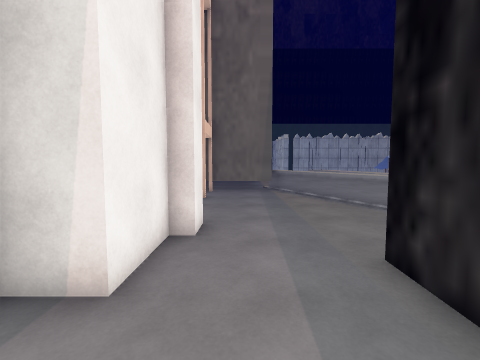
View 1 (above)

19 first-person views from a walk through a 3-D level made in the Unity game engine. The camera is 1.5 m above the floor, tilts 4° down and sees 90° across. The floor is counted in squares, 1 m on a side. Each view is taken from the middle of a square. On the plan, view 1 faces up. The plan holds only what a view shows up to about 13 squares ahead; the rest is blank. The place goes on beyond the plan. The player character is not drawn. Some surface patterns are stand-ins.

View 2
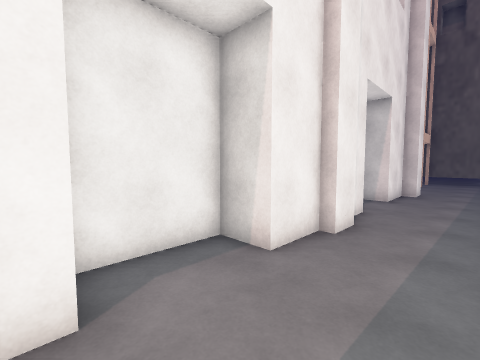

View 3
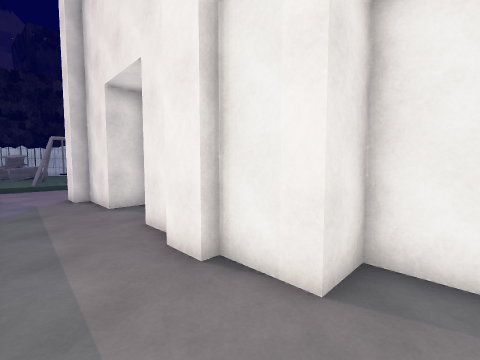

View 4
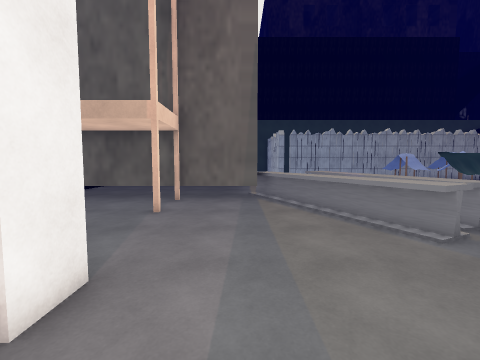

View 5
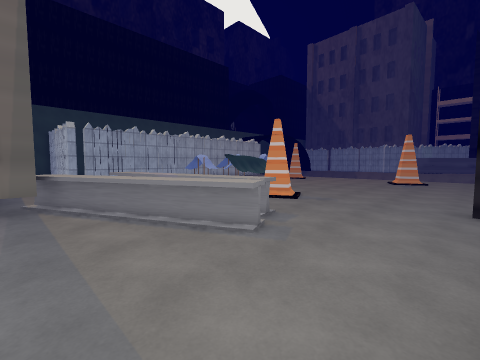

View 6
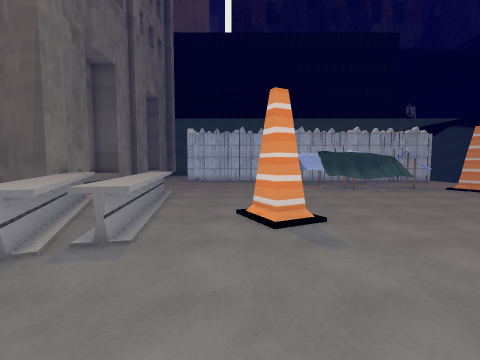

View 7
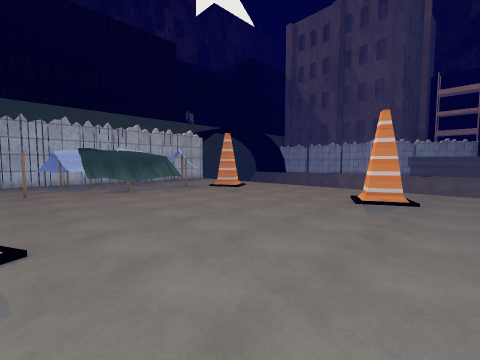

View 8
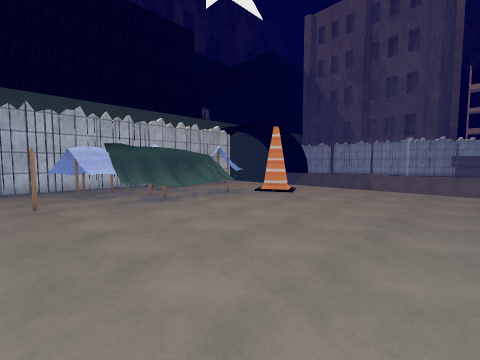

View 9
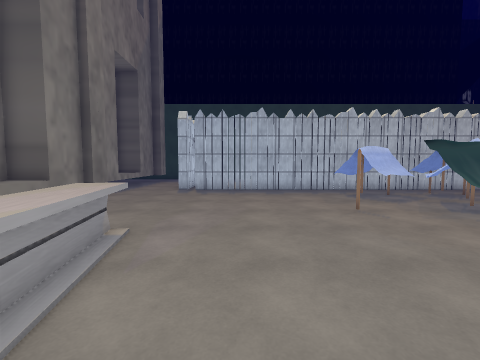

View 10
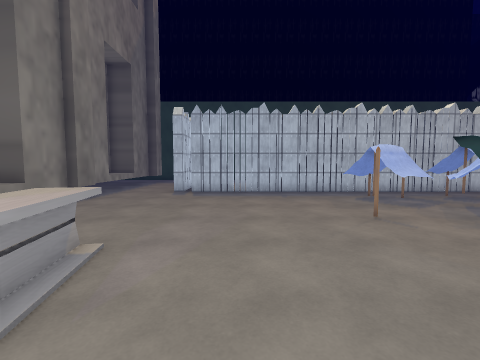

View 11
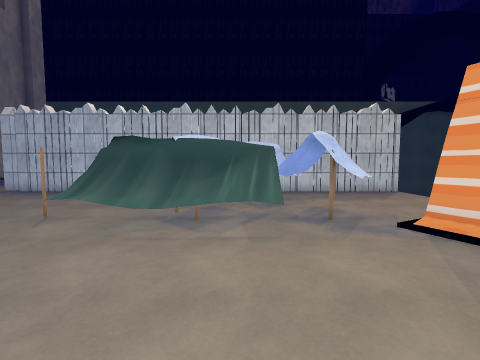

View 12
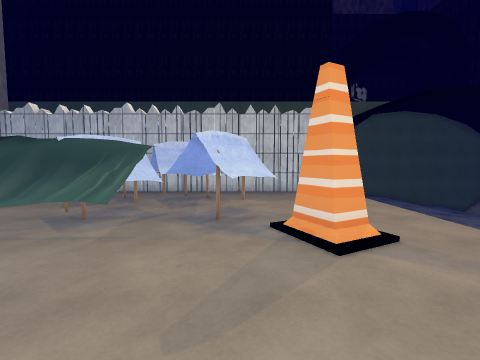

View 13
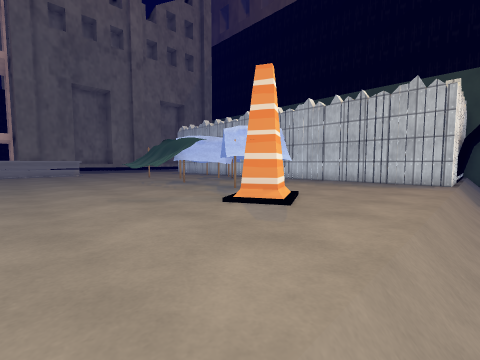

View 14
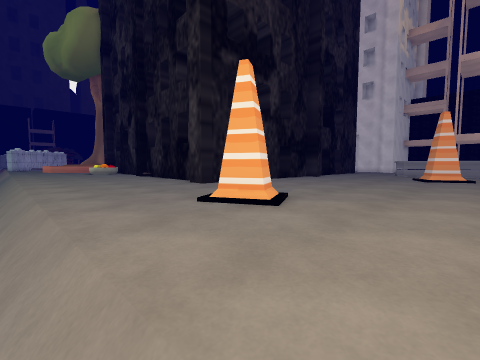

View 15
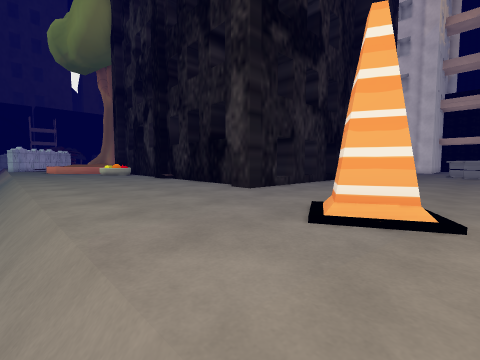

View 16
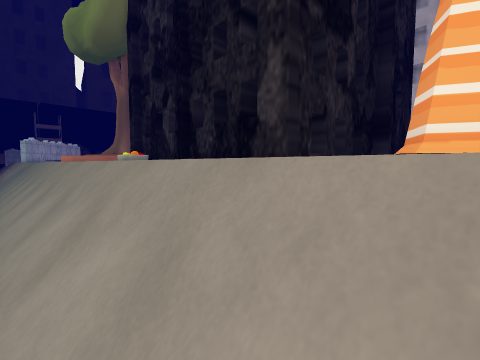

View 17
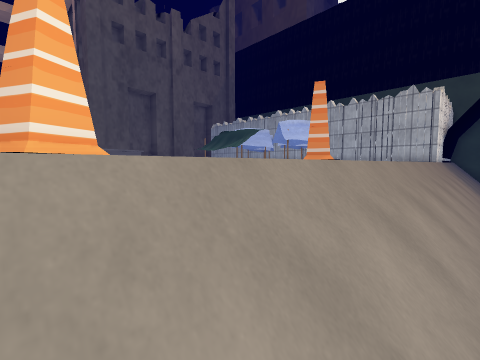

View 18
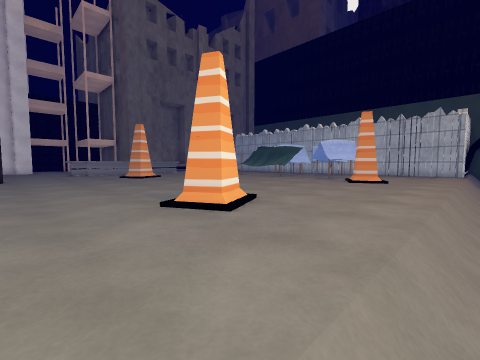

View 19
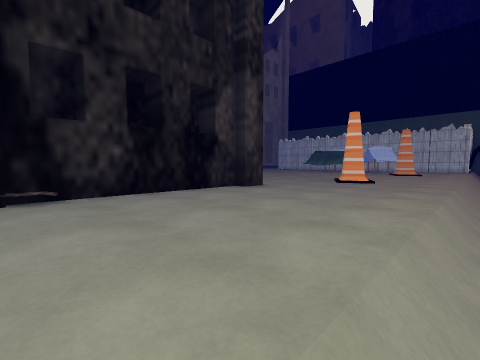

### Floor plan
Key: @ floor where view 1 was taken; # wall or solid block; . floor; / step, stairs or slope; ^ raised ledge; O other object.
Columns run from 6 left of view 1 to 27 right of it. Each row starts with its distance up from view 1.
 25        O...#####################//
 24        O........................//
 23        O............OO.OO.......//
 22        O...........OOO OOO......//
 21        O...........OOOOOO ......//
 20       OO.............OOOOOOO....//
 19       OO.............OOOOOOO....//
 18        O. ........#.OOOOOOO.O...//
 17        O. ..........OOOOO..OO...//
 16        O. .^........OOOO....O...//
 15        OO  ^^...................//
 14         OO ^^...................//
 13 OOOOOOOOOO ^^...................//
 12  ........OO^^...................//
 11   .......OO.^...O...............//
 10   .. .....OO^^..OO..............//
  9    .......OO^^..................//
  8     .......O#..............OO...//
  7     .......................OO...//
  6      #..........................//
  5     ##..........................//
  4     #...........#...............//
  3    ##...#           ######......//
  2    #....#              ###......//
  1    #....                 O......//
  0    ##.@.                OO......//
 -1     #...                 #......//
 -2     #O..                OO......//
 -3     #O..                 #......//
 -4     #...                O.......//
 -5    ##...               OOO......//
 -6    #....                     ...//
 -7    #....                      ..//
 -8    ##...                       .//
 -9     #...                        //
-10     #O..
-11      O..

Where each view was taken, in squares from view 1:
view 1: 0 up, 0 right, facing up
view 2: 8 down, 1 right, facing up-left
view 3: 1 up, 1 right, facing down-left
view 4: 3 up, 1 right, facing up
view 5: 4 up, 1 right, facing up-right
view 6: 4 up, 9 right, facing up
view 7: 5 up, 11 right, facing up-right
view 8: 9 up, 11 right, facing up-right
view 9: 11 up, 8 right, facing up
view 10: 12 up, 8 right, facing up
view 11: 12 up, 17 right, facing up
view 12: 12 up, 20 right, facing up
view 13: 12 up, 26 right, facing up-left
view 14: 12 up, 26 right, facing down-left
view 15: 9 up, 26 right, facing down-left
view 16: 8 up, 27 right, facing down-left
view 17: 7 up, 27 right, facing up-left
view 18: 4 up, 26 right, facing up-left
view 19: 5 down, 26 right, facing up-left
